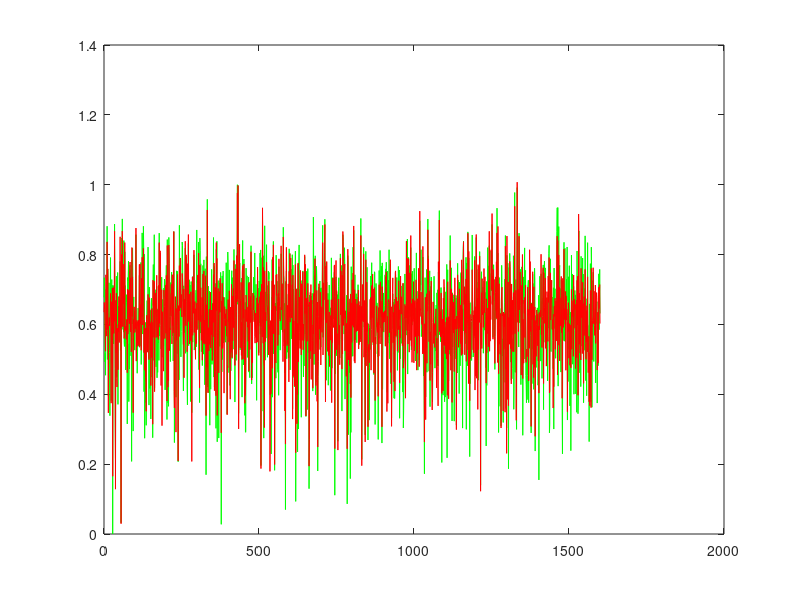

Write MATLAB code to recreate this figure.
function [] = proj2_synth()
%% Project 2 - Learning to Rank using Linear Regression
%% Nandakishore Krishna
%% Person number : 50169797

clear; close all; clc;

UBitName = 'Nanda Kishore Krishna';
personNumber = '50169797';

format long g

% import data
load('synthetic.mat');

% transpose the input matrix to get 2000 X 10
x = x';

% training set - 80% of dataset
trainingX2 = x(1:1600, :);
trainingT2 = t(1:1600, 1);

% validation set - 10 % dataset
validationX2 = x(1601:1800, :);
validationT2 = t(1601:1800, 1);

% testing set - 10% of dataset
testingX2 = x(1801:size(x,1), :);
testingT2 = t(1801:size(t,1), 1);

% number of training samples
n2 = size(trainingX2, 1);

% no. of dimensions of the training set
d2 = size(trainingX2, 2);

% model complexity
M2 = 55;

% find the clusters for the datapoints
fprintf('Finding %d clusters ...\n', M2);
[idx2, C2] = kmeans(trainingX2, M2);

% centres for the basis functions D X M
% we assign centroids of the clusters to muj
mu2 = C2;

% spread for the Gaussian radial functions
fprintf('Calculating the spread for the %d Gaussian radial functions ...\n', M2);

cluster_variance = zeros(M2,1);
for i = 1 : M2
    temp = [];
    for j = 1 : length(idx2)
        if j == i
            temp = [temp; trainingX2(j,:)];
        end
    end
    cluster_variance(i,:) = var(temp);
%     cluster_variance(i,1) = 0.5;
end

% the sigmaj for the basis functions
Sigma2 = zeros(d2,d2,M2);
for j = 2 : M2
    for i = 1 : n2
        Sigma2(:,:,j) = cluster_variance(j)' * eye(d2);
    end
end


phi2 = calculatePhi(trainingX2, M2, Sigma2, mu2);

% regularization coefficient
lambda2 = 0;

% closed form solution for the weights
fprintf('Finding the closed form solution ...\n');
w2 = pinv((lambda2 * eye(M2)) + phi2' * phi2) * phi2' * trainingT2;

% sum of squares error and erms for the training set
[errorTest, trainPer2] = calculateError(phi2, trainingT2, w2, size(trainingX2, 1), lambda2)

% validation set
phiValid = calculatePhi(validationX2, M2, Sigma2, mu2);
[errorVal, validPer2] = calculateError(phiValid, validationT2, w2, size(validationX2, 1), lambda2);

% testing set
phiTest = calculatePhi(testingX2, M2, Sigma2, mu2);
[errorTest, testPer2] = calculateError(phiTest, testingT2, w2, size(testingX2, 1), lambda2);


figure(2)
y2 = phi2 * w2;
xaxis = linspace(0, length(y2), length(y2));
plot(xaxis, trainingT2, 'g', xaxis, y2, 'r');

save('proj2_synth.mat');
end


function Phi = calculatePhi(X, M, Sigma, mu)

% number of training samples
n = size(X, 1);

% determine design matrix N X M
fprintf('Calculating the design matrix phi of size %d X %d ...\n', n, M);
Phi = ones(n, M);
for j = 2 : M
    for i = 1 : n
        temp = X(i,:)' - mu(j);
        siginv = inv(Sigma(:,:,j));
        Phi(i,j) = exp(-1 * (temp' * siginv * temp) / 2);
    end
end

end

function [err, erms] = calculateError(phi, t, w, n, lambda)

% sum of squares error
err = sum((t - (phi * w)) .^ 2) / 2 + (lambda * (w' * w) / 2);

% root mean square error
erms = sqrt(2 * err / n);

end
